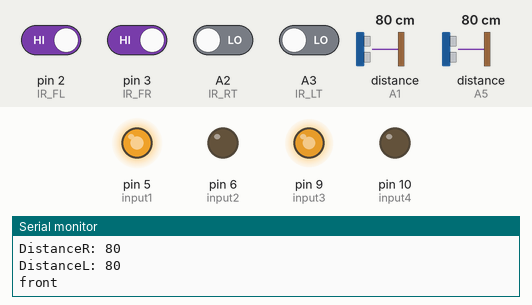
Recording of a sketch running on a simulated Arduino Uno, built with avr-gcc and run on an emulated ATmega328P. On the bench: output pins drawn as LEDs (lit = HIGH), the last lines printed to the serial monitor. Inputs (shaded band) come from the test bench; at power-on: pin 2 (IR_FL), pin 3 (IR_FR) HIGH, A2 (IR_RT), A3 (IR_LT) LOW, distance to the obstacle (sensors on A1, A5) 80 cm. The echo pulse lasts 58.3 µs per cm.

Above: at 6.2 s.
6.3 s: distance to the obstacle (sensor on A1) set to 74 cm
At 6.8 s:
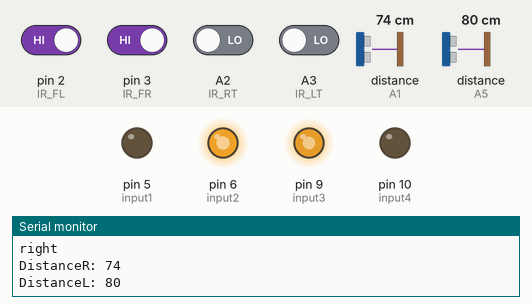
7.8 s: distance to the obstacle (sensor on A5) set to 68 cm
At 9.0 s:
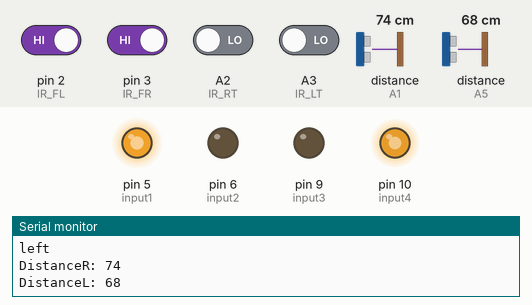
9.3 s: A2 (IR_RT) driven HIGH
At 10.0 s:
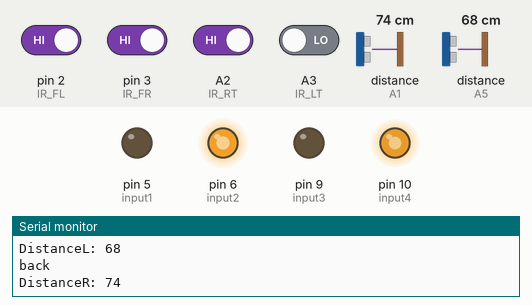
10.8 s: A2 (IR_RT) driven LOW
At 11.1 s:
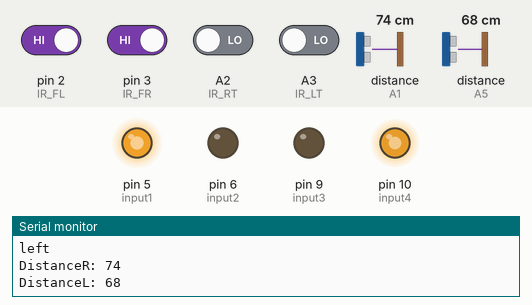
13.8 s: pin 3 (IR_FR) driven LOW
At 14.4 s:
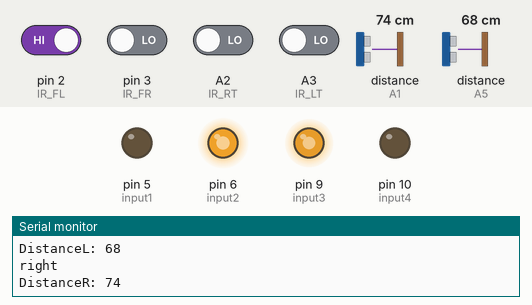
15.3 s: pin 2 (IR_FL) driven LOW
At 15.6 s:
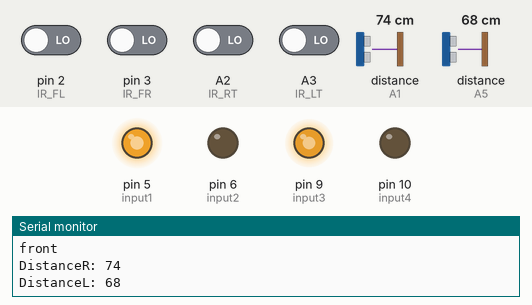
Timing chart, 0 to 17.8 s (numbered marks = the images above; inputs shaded):
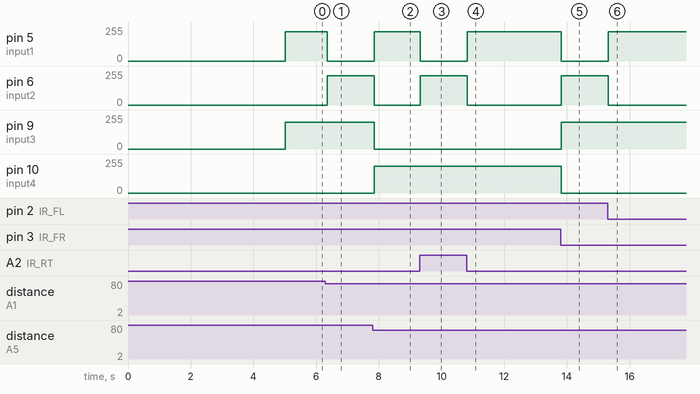

The sketch:

final_motion.ino
```cpp
#include <Ultrasonic.h>
#define IR_FR 3  //front right ir
#define IR_FL 2  //front left ir
#define IR_RT A2  //right top ir
#define IR_LT A3  //left top ir
#define input1 5  //input of
#define input2 6 //      motor
#define input3 9 //         driver
#define input4 10 //             PWM pins
Ultrasonic ultrasonicR(A0,A1); //trig,echo
Ultrasonic ultrasonicL(A4,A5); //trig,echo
int power = 200;
long duration;
int distanceR;
int distanceL;
bool at_start = true;

void setup()
{
  Serial.begin(9600); // Starts the serial communication
  pinMode(IR_RT,INPUT);
  pinMode(IR_LT,INPUT);
  pinMode(IR_FL,INPUT);
  pinMode(IR_FR,INPUT);
  pinMode(input1,OUTPUT);
  pinMode(input2,OUTPUT);
  pinMode(input3,OUTPUT);
  pinMode(input4,OUTPUT);
  delay(5000);
}

void forward()
{
  analogWrite(input1, power*1.1);
  analogWrite(input2, 0);
  analogWrite(input3, power);
  analogWrite(input4, 0);
}

void backward()
{
  analogWrite(input1, 0);
  analogWrite(input2, power*1.1);
  analogWrite(input3, 0);
  analogWrite(input4, power);
}

void right()
{
  analogWrite(input1, 0);
  analogWrite(input2, power*1.1);
  analogWrite(input3, power);
  analogWrite(input4, 0);
}

void left()
{
  analogWrite(input1, power*1.1);
  analogWrite(input2, 0);
  analogWrite(input3, 0);
  analogWrite(input4, power);
}

void stopp(){
  analogWrite(input1, 0);
  analogWrite(input2, 0);
  analogWrite(input3, 0);
  analogWrite(input4, 0);
}

void loop()
{
  distanceR = ultrasonicR.read();
  distanceL = ultrasonicL.read();
  Serial.print("DistanceR: ");
  Serial.println(distanceR);
  Serial.print("DistanceL: ");
  Serial.println(distanceL);
  //delay(200);
  if(digitalRead(IR_RT) == 1 || digitalRead(IR_LT) == 1)
  {
    backward();
    Serial.println("back");
    return;
  }
  if((digitalRead(IR_FL) != 1 && digitalRead(IR_FR) != 1) || (distanceR == distanceL))
  {
    forward();
    Serial.println("front");
    at_start = false;
  }
  else if((digitalRead(IR_FL) == 1 && digitalRead(IR_FR) == 0) || (distanceL - distanceR > 3))
  {
    right();
    Serial.println("right");
  }
  else if((digitalRead(IR_FL) == 0 && digitalRead(IR_FR) == 1) || at_start || (distanceR - distanceL > 3))
  {
    left();
    Serial.println("left");
  }
  else
  {
    return;
  }
}
```

Measured:
- the behaviour switches between 77 and 76 cm on distance to the obstacle (sensor on A1) (found by bisection; images 0 and 1)
- the behaviour switches between 71 and 70 cm on distance to the obstacle (sensor on A5) (found by bisection; images 1 and 2)
- after the input at 6.3 s, pin 5 (input1): 220/255 → 0/255 after 0.06 s; pin 6 (input2): 0/255 → 220/255 after 0.06 s
- after the input at 7.8 s, pin 5 (input1): 0/255 → 220/255 after 0.06 s; pin 6 (input2): 220/255 → 0/255 after 0.06 s; pin 9 (input3): 200/255 → 0/255 after 0.06 s; pin 10 (input4): 0/255 → 200/255 after 0.06 s
- after the input at 9.3 s, pin 5 (input1): 220/255 → 0/255 at once; pin 6 (input2): 0/255 → 220/255 at once
- after the input at 10.8 s, pin 5 (input1): 0/255 → 220/255 at once; pin 6 (input2): 220/255 → 0/255 at once
- after the input at 13.8 s, pin 5 (input1): 220/255 → 0/255 at once; pin 6 (input2): 0/255 → 220/255 at once; pin 9 (input3): 0/255 → 200/255 at once; pin 10 (input4): 200/255 → 0/255 at once
- after the input at 15.3 s, pin 5 (input1): 0/255 → 220/255 at once; pin 6 (input2): 220/255 → 0/255 at once
